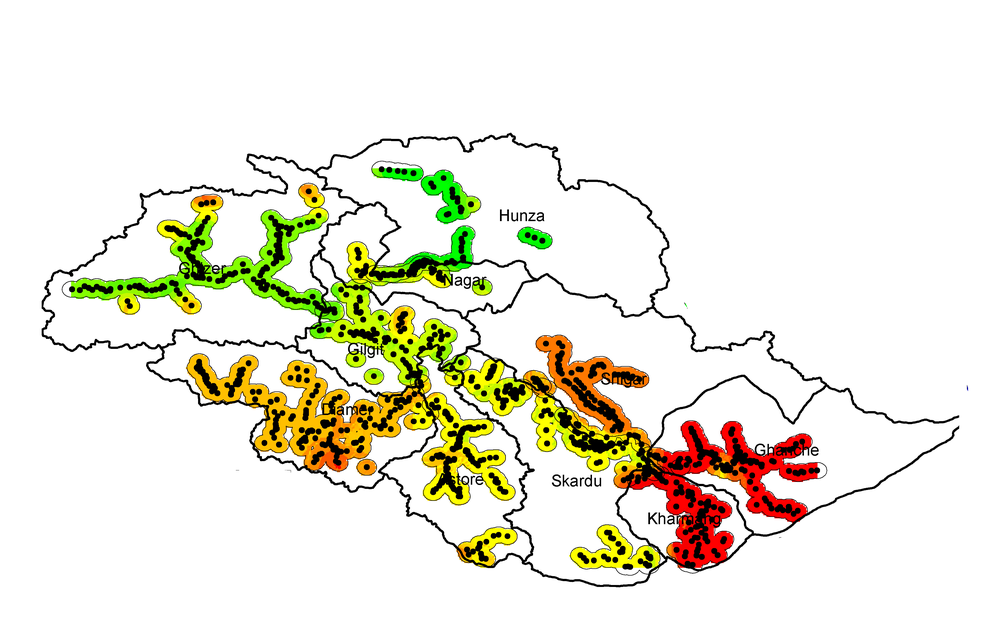
%> input picture assigment/images/Group-1-3-5.tif, 1000 x 625 px, shrunk from 3600 x 2250 before the run
$ octave sobel_edges.m   (GNU Octave 9; MATLAB toolbox functions it lacks are replaced by stand-ins)
%> lines starting %> are read from the running program, lines starting %| are printed output that depends on the picture; in (x1, y1, x2, y2) boxes, pixels count from 0 and x2, y2 are one past the last pixel; in counts of white or black regions, pixels touching at a corner belong together; the program's own positions count from 1
% Read the 4-channel image
I = imread('./images/Group-1-3-5.tif');

% Convert RGB image to grayscale
gray_image = rgb2gray(I(:,:,1:3));
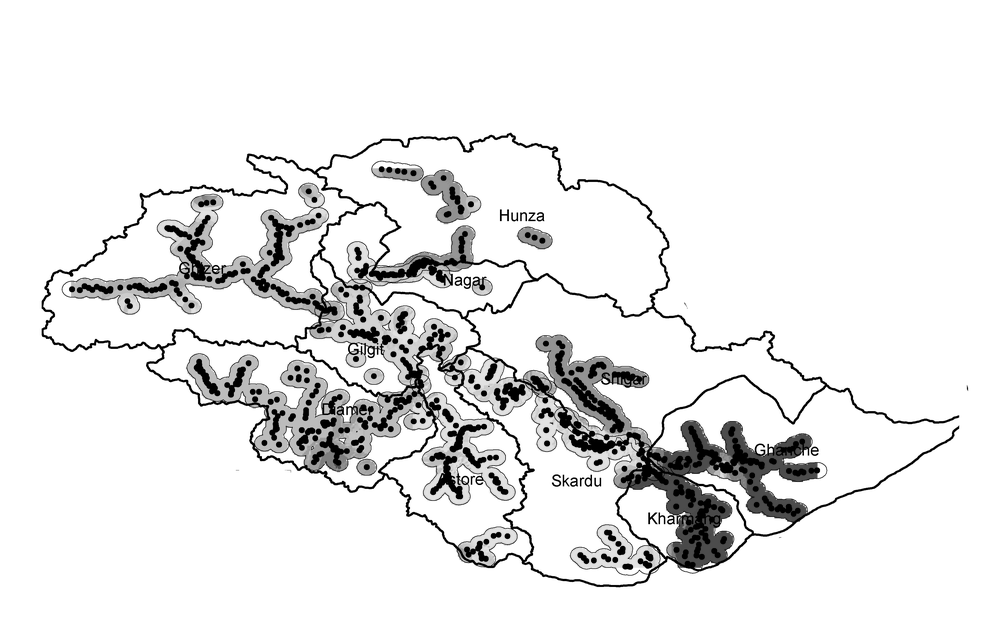
%> gray_image: size 625x1000 uint8; min 0, max 255, mean 233.2

% Apply edge detection
edges = edge(gray_image, 'Sobel');
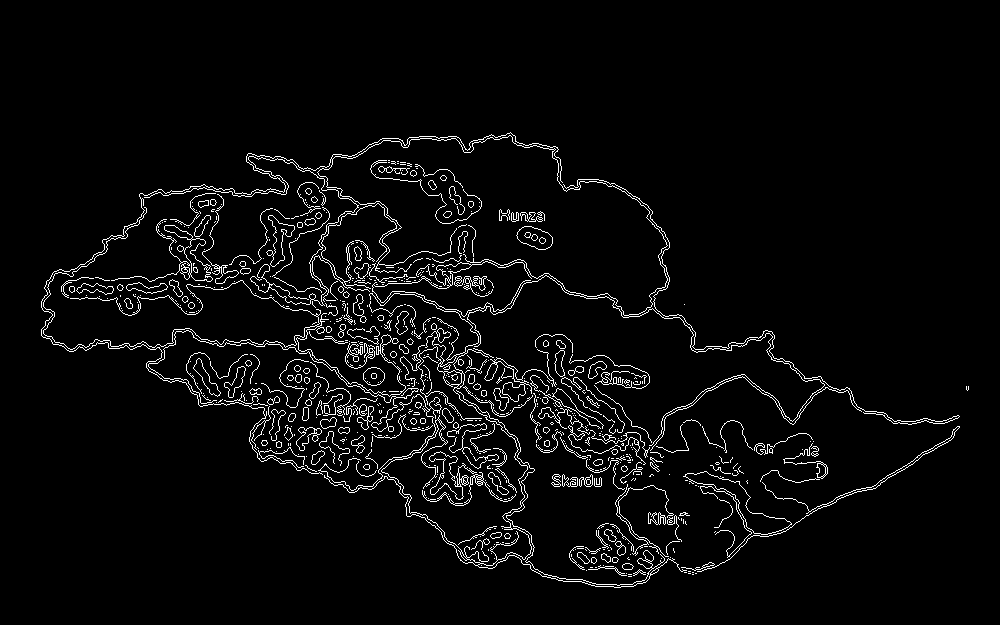
%> edges: size 625x1000 logical; 3.8% white in thin lines or dots, all inside (x1, y1, x2, y2) = (41, 132, 969, 588)

% Display the filtered image
imshow(edges);
title('Filtered Image');

$ run again, with assigment/images/group7-8.tif copied over assigment/images/Group-1-3-5.tif
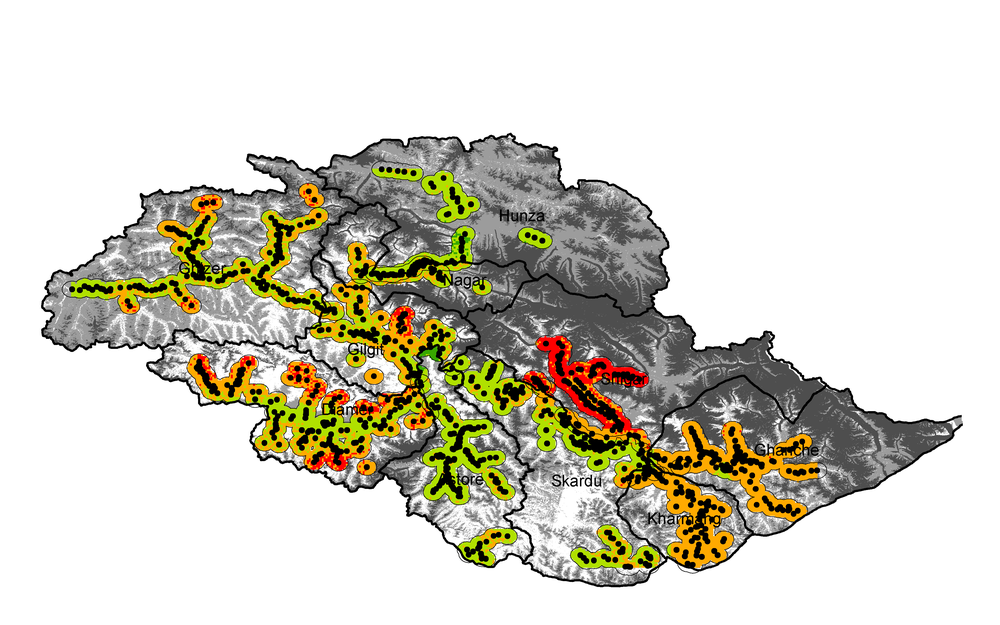
%> input picture assigment/images/group7-8.tif, 1000 x 625 px, shrunk from 3600 x 2250 before the run
%> `gray_image = rgb2gray(I(:,:,1:3));`:
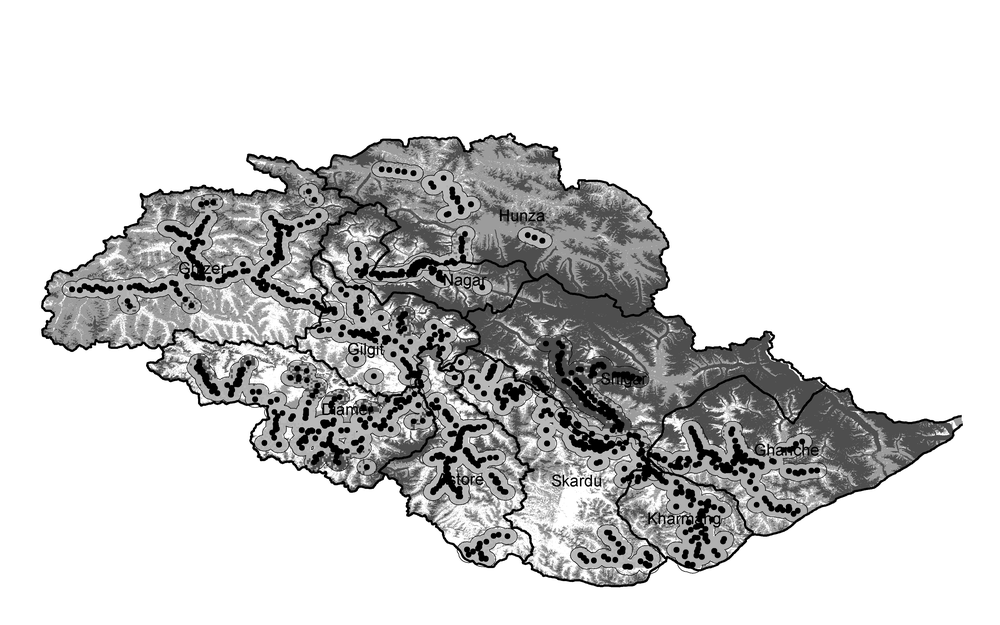
%> gray_image: size 625x1000 uint8; min 0, max 255, mean 208.7
%> `edges = edge(gray_image, 'Sobel');`:
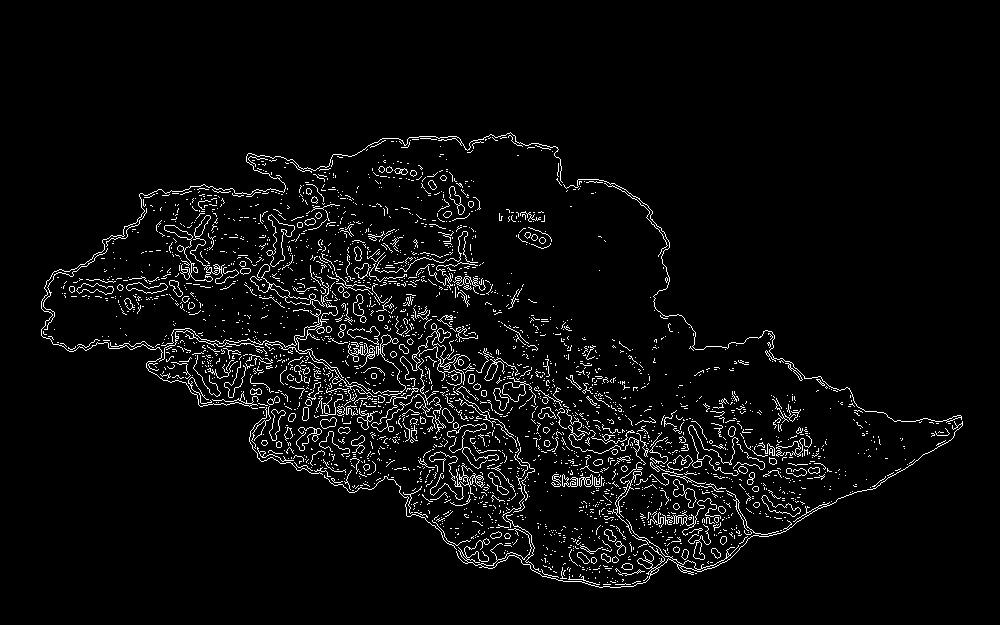
%> edges: size 625x1000 logical; 4.2% white in thin lines or dots, all inside (x1, y1, x2, y2) = (41, 132, 963, 588)
